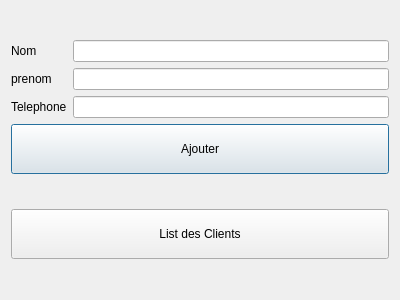
<?xml version="1.0" encoding="UTF-8"?>
<ui version="4.0">
 <class>ClientsWindow</class>
 <widget class="QDialog" name="ClientsWindow">
  <property name="geometry">
   <rect>
    <x>0</x>
    <y>0</y>
    <width>400</width>
    <height>300</height>
   </rect>
  </property>
  <property name="maximumSize">
   <size>
    <width>400</width>
    <height>300</height>
   </size>
  </property>
  <property name="windowTitle">
   <string>Dialog</string>
  </property>
  <layout class="QVBoxLayout" name="verticalLayout_2">
   <item>
    <layout class="QVBoxLayout" name="verticalLayout">
     <item>
      <layout class="QGridLayout" name="gridLayout">
       <item row="0" column="0">
        <widget class="QLabel" name="label">
         <property name="text">
          <string>Nom</string>
         </property>
        </widget>
       </item>
       <item row="0" column="1">
        <widget class="QLineEdit" name="i_nom"/>
       </item>
       <item row="1" column="1">
        <widget class="QLineEdit" name="i_prenom"/>
       </item>
       <item row="2" column="0">
        <widget class="QLabel" name="label_3">
         <property name="text">
          <string>Telephone</string>
         </property>
        </widget>
       </item>
       <item row="2" column="1">
        <widget class="QLineEdit" name="i_tel"/>
       </item>
       <item row="1" column="0">
        <widget class="QLabel" name="label_2">
         <property name="text">
          <string>prenom</string>
         </property>
        </widget>
       </item>
      </layout>
     </item>
     <item>
      <widget class="QPushButton" name="b_ajouter">
       <property name="minimumSize">
        <size>
         <width>0</width>
         <height>50</height>
        </size>
       </property>
       <property name="text">
        <string>Ajouter</string>
       </property>
      </widget>
     </item>
    </layout>
   </item>
   <item>
    <widget class="QPushButton" name="pushButton">
     <property name="minimumSize">
      <size>
       <width>0</width>
       <height>50</height>
      </size>
     </property>
     <property name="text">
      <string>List des Clients</string>
     </property>
    </widget>
   </item>
  </layout>
 </widget>
 <resources/>
 <connections/>
</ui>
